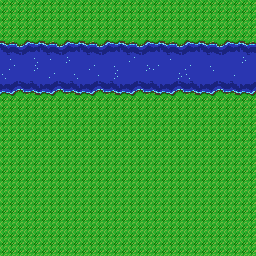

Rendered tile map (Tiled .tmx) drawn with the repository's tilesets; below, a short description and the map source with its tile grids summarised:
An orthogonal 32x32 tile map with 8x8 px tiles, 1 tile layer (Tile Layer 1).

<map version="1.0" orientation="orthogonal" renderorder="right-down" width="32" height="32" tilewidth="8" tileheight="8" nextobjectid="1">
 <tileset firstgid="1" name="gameboy" tilewidth="8" tileheight="8" tilecount="35" columns="5">
  <image source="../gfx/tileset.png" width="40" height="56" />
 </tileset>
 <layer name="Tile Layer 1" width="32" height="32">
  <data>[1024 cells, 1024 non-empty, 26 distinct tile ids]</data>
 </layer>
</map>